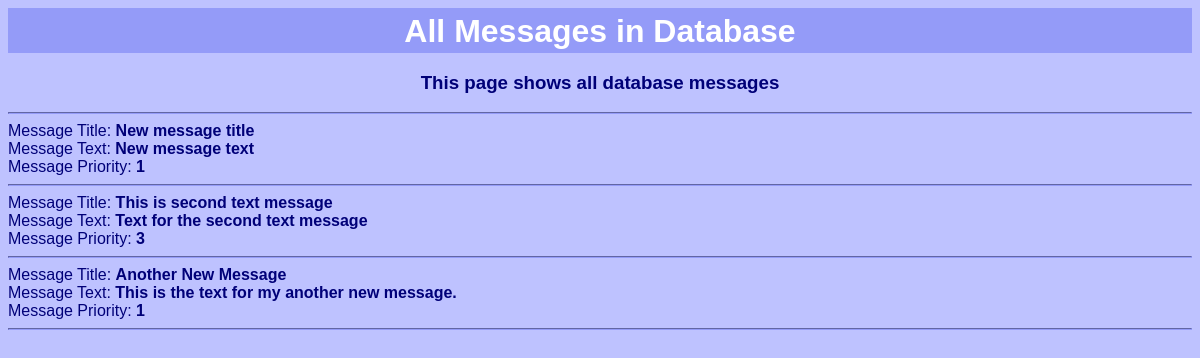
Screenshot of /message_all with the database file from the repository.
### Database.py (models this page shows)
class Message(db.Model):
    id = db.Column(db.Integer, primary_key=True)
    title = db.Column(db.String(300), nullable=False)
    messageText = db.Column(db.String(300), nullable=False)
    priority = db.Column(db.Integer, nullable=False)

### app.py (the view)
@app.route('/message_all')  # Define a route for displaying posts
def message_all():  # Query all posts from the database using the Post model
    from Database import Message
    messages = Message.query.all()  # Retrieve all Message records from the database
    return render_template('message_all.html', messages=messages)

### templates/message_all.html (shortened to what this page needs)
<!DOCTYPE html>
<html lang="en">
<head>
    <link rel="stylesheet" href="{{url_for('static', filename='css/db_style.css')}}">
</head>
<body>
    <h1>All Messages in Database</h1>
    <center>
    <h3>This page shows all database messages</h3>
    </center>
    <hr>
    {% for message in messages %}
        <form method="post">
            Message Title: <strong>{{message.title}}</strong><br>
            Message Text: <strong>{{message.messageText}}</strong><br>
            Message Priority: <strong>{{message.priority}}</strong><br>
        </form>
        <hr>
    {% endfor %}
</body>
</html>

### static/css/db_style.css (style rules this page uses)
body { background-color: #bec2ff; font-family: helvetica; color: #000078; }
hr { border-color: #949bf8; }
h1 { padding-top: 5px; height: 40px; background-color: #949bf8; text-align: center; color: white; margin: auto; border-radius: 0px; font-family: helvetica; }
.popup-close, { position: absolute; top: 0px; right: 5px; font-size: 15px; cursor: pointer; }

### rows the page displays
Message: title "New message title", messageText "New message text", priority "1"
Message: title "This is second text message", messageText "Text for the second text message", priority "3"
Message: title "Another New Message", messageText "This is the text for my another new message.", priority "1"
